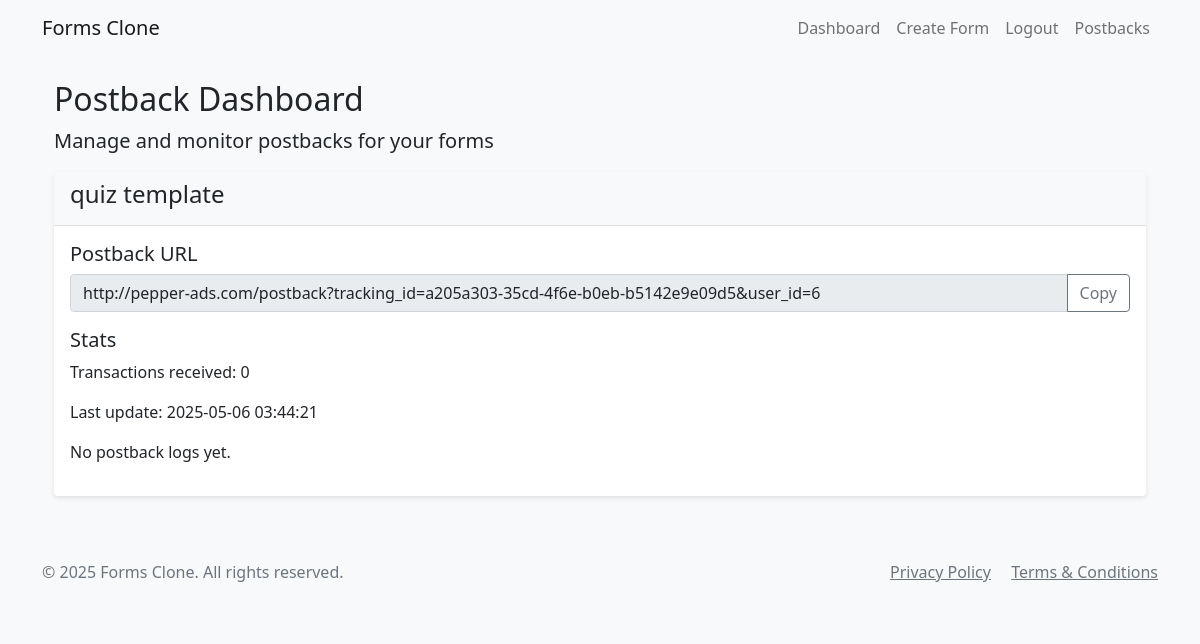
Page /postback/dashboard (signed in) on the committed database.
### app.py (models this page shows)
class Form(db.Model):
    id = db.Column(db.Integer, primary_key=True)
    title = db.Column(db.String(200), nullable=False)
    description = db.Column(db.Text)
    created_at = db.Column(db.DateTime, default=datetime.utcnow)
    user_id = db.Column(db.Integer, db.ForeignKey('user.id', name='fk_form_user'), nullable=False)
    company_id = db.Column(db.Integer, db.ForeignKey('company.id', name='fk_form_company'), nullable=True)
    questions = db.relationship('Question', backref='form', lazy=True, cascade='all, delete-orphan')
    responses = db.relationship('Response', backref='form', lazy=True, cascade='all, delete-orphan')
    is_closed = db.Column(db.Boolean, default=False)  # New field to track if the form is closed/expired
    requires_consent = db.Column(db.Boolean, default=True)  # Require privacy policy and terms consent
    is_quiz = db.Column(db.Boolean, default=False)  # Is this form a quiz?
    passing_score = db.Column(db.Integer, default=0)  # Passing score percentage
    show_score = db.Column(db.Boolean, default=True)  # Whether to show score to respondents

class PostbackTracking(db.Model):
    id = db.Column(db.Integer, primary_key=True)
    form_id = db.Column(db.Integer, db.ForeignKey('form.id'), nullable=False)
    tracking_id = db.Column(db.String(100), unique=True, nullable=False)
    created_at = db.Column(db.DateTime, default=datetime.utcnow)
    last_updated = db.Column(db.DateTime, default=datetime.utcnow, onupdate=datetime.utcnow)
    transaction_count = db.Column(db.Integer, default=0)
    form = db.relationship('Form', backref='postback_tracking')

### app.py (the view)
@app.route('/postback/dashboard')
@login_required
def postback_dashboard():
    forms = Form.query.filter_by(user_id=current_user.id).all()
    form_ids = [form.id for form in forms]
    trackings = PostbackTracking.query.filter(PostbackTracking.form_id.in_(form_ids)).all()
    tracking_ids = [t.tracking_id for t in trackings]
    logs = PostbackLog.query.filter(PostbackLog.tracking_id.in_(tracking_ids)).order_by(PostbackLog.timestamp.desc()).limit(100).all()
    form_postbacks = {}
    for form in forms:
        form_tracking = next((t for t in trackings if t.form_id == form.id), None)
        if form_tracking:
            form_logs = [log for log in logs if log.tracking_id == form_tracking.tracking_id]
            postback_url = f"http://pepper-ads.com/postback?tracking_id={form_tracking.tracking_id}&user_id={form.user_id}"
            form_postbacks[form.id] = {
                'form': form,
                'tracking': form_tracking,
                'logs': form_logs,
                'postback_url': postback_url
            }
    return render_template('postback_dashboard.html', form_postbacks=form_postbacks)

### app.py (called while the page is built)
@app.context_processor
def inject_now():
    return {'now': datetime.now()}

@app.context_processor
def inject_csrf_token():
    return {'csrf_token': lambda: 'dummy_token'}

@login_manager.user_loader
def load_user(user_id):
    return User.query.get(int(user_id))

### templates/postback_dashboard.html (shortened to what this page needs)
{% extends 'base.html' %}
{% block content %}
<div class="container mt-4">
    <h2>Postback Dashboard</h2>
    <p class="lead">Manage and monitor postbacks for your forms</p>
    {% for form_id, data in form_postbacks.items() %}
    <div class="card mb-4">
        <div class="card-header bg-light">
            <h4>{{ data.form.title }}</h4>
        </div>
        <div class="card-body">
            <h5>Postback URL</h5>
            <div class="input-group mb-3">
                <input type="text" class="form-control" value="{{ data.postback_url }}" readonly>
                <button class="btn btn-outline-secondary" type="button" onclick="copyToClipboard(this)">Copy</button>
            </div>
            <h5>Stats</h5>
            <p>Transactions received: {{ data.tracking.transaction_count }}</p>
            <p>Last update: {{ data.tracking.last_updated.strftime('%Y-%m-%d %H:%M:%S') }}</p>
            {% if data.logs %}
            <h5>Recent Logs</h5>
            <div class="table-responsive">
                <table class="table table-striped">
                    <thead>
                        <tr>
                            <th>Time</th>
                            <th>Transaction ID</th>
                            <th>Username</th>
                            <th>User ID</th>
                            <th>Status</th>
                            <th>Payout</th>
                        </tr>
                    </thead>
                    <tbody>
                        {% for log in data.logs %}
                        <tr>
                            <td>{{ log.timestamp.strftime('%Y-%m-%d %H:%M:%S') }}</td>
                            <td>{{ log.transaction_id or 'N/A' }}</td>
                            <td>{{ log.username or 'N/A' }}</td>
                            <td>{{ log.user_id or 'N/A' }}</td>
                            <td>{{ log.status or 'N/A' }}</td>
                            <td>${{ log.payout or '0.00' }}</td>
                        </tr>
                        {% endfor %}
                    </tbody>
                </table>
            </div>
            {% else %}
            <p>No postback logs yet.</p>
            {% endif %}
        </div>
    </div>
    {% endfor %}
</div>
{% endblock %}

### static/css/style.css (style rules this page uses)
body { background-color: #f8f9fa; }
.card { box-shadow: 0 2px 4px rgba(0, 0, 0, 0.1); border: none; }
.card-header { background-color: #fff; border-bottom: 1px solid rgba(0, 0, 0, 0.1); }

### rows in the picture
Form: form "quiz template"
PostbackTracking: tracking.transaction_count "0", tracking.last_updated "2025-05-06 03:44:21"

### other values in the picture
{{ moment().format('YYYY') }} "2025"
